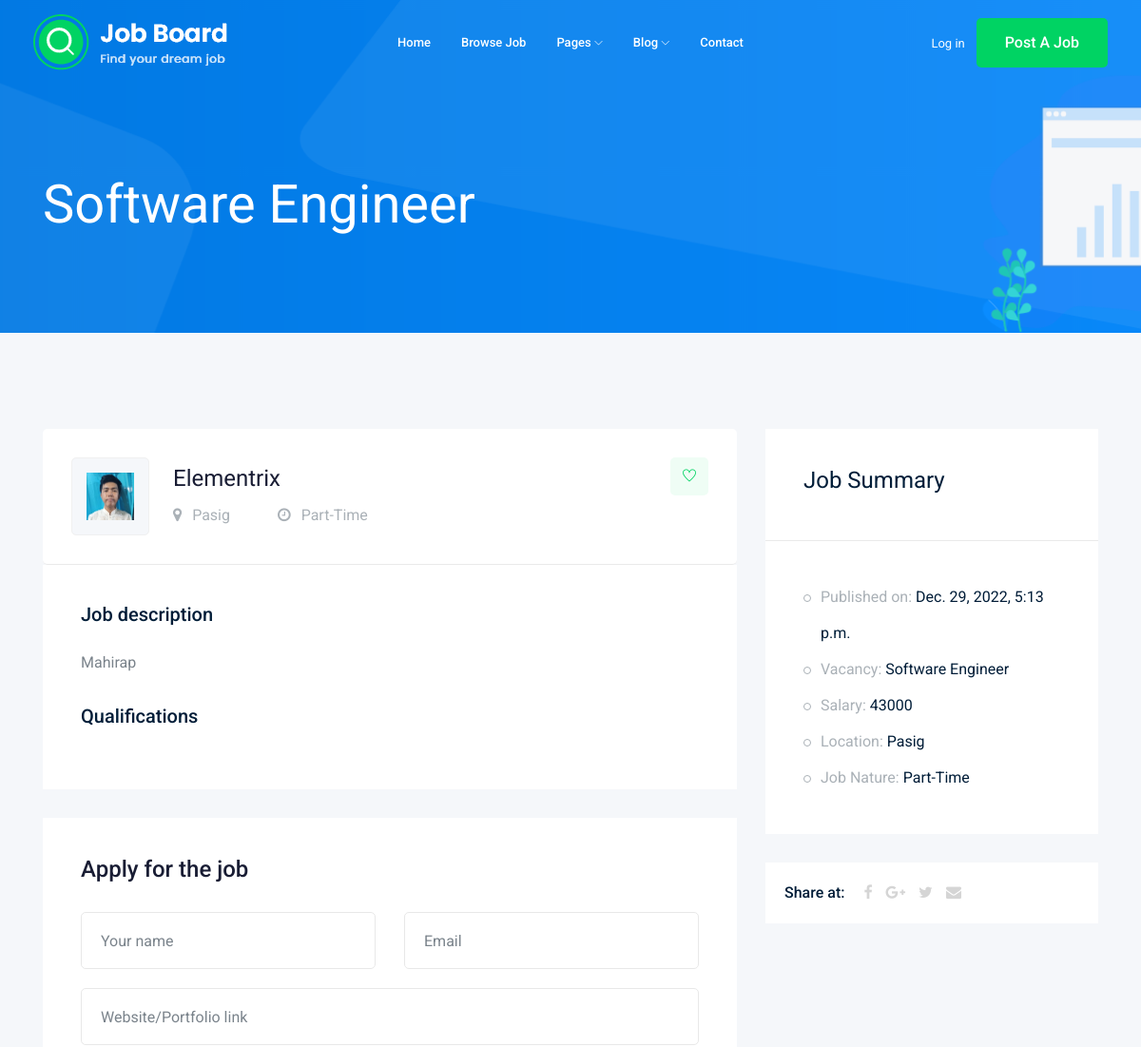
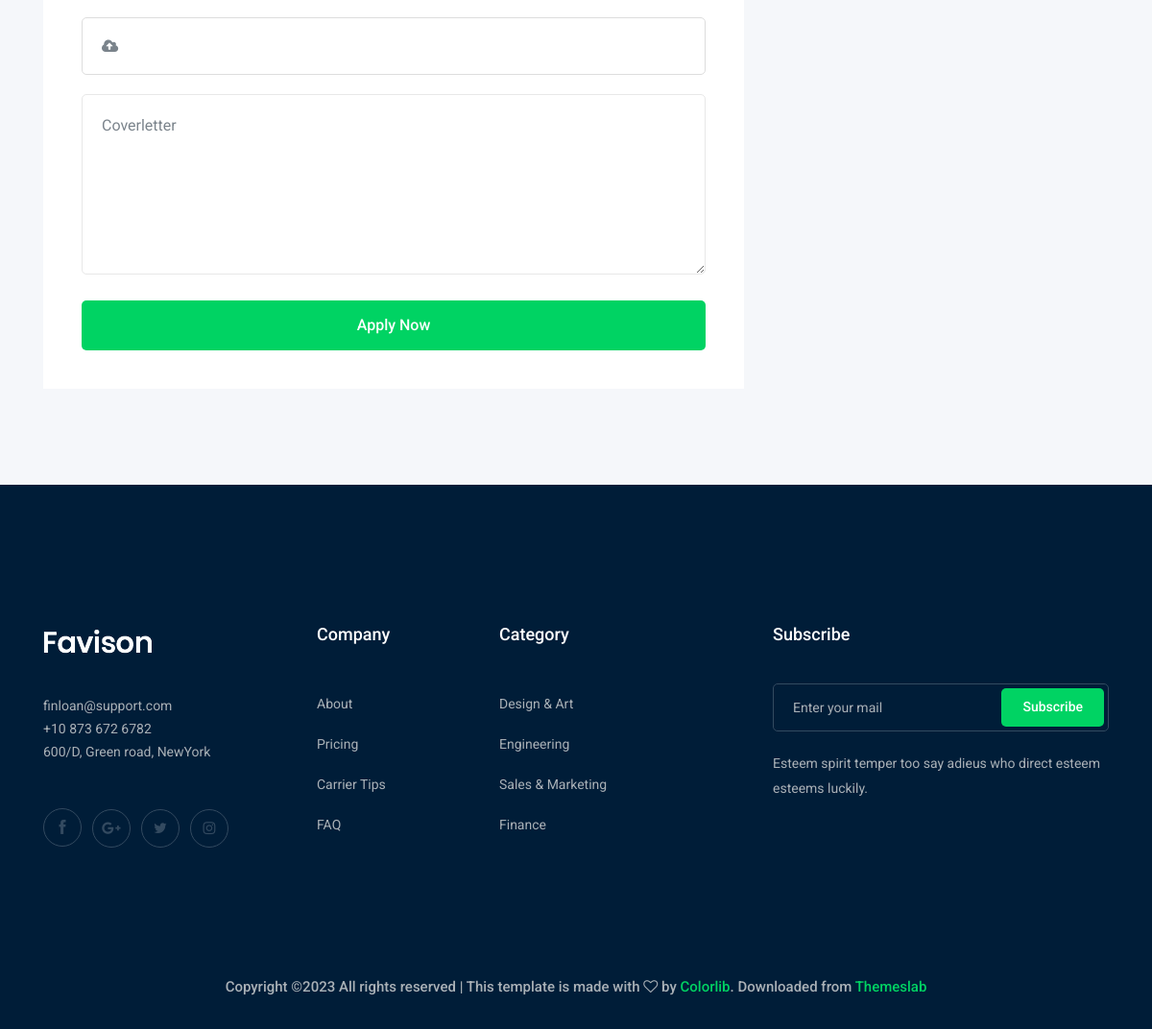
The app's page /2/job_details/ with its own data (2 pictures, top to bottom).
### jobs/models.py (models this page shows, shortened)
class SubmitJob(models.Model):
    company_name = models.CharField(default='', max_length=255)
    company_img = models.ImageField('Company Image', default='')
    job_vacancy = models.CharField(default='', max_length=255)
    job_category = models.CharField(default='', max_length=255)
    pub_date = models.DateTimeField('date published', auto_now_add=False, blank=True)
    job_description = models.CharField('Job Description',default='', max_length=255)
    job_qualification = models.CharField('Job Qualification',default='', max_length=255)
    salary = models.IntegerField(default=0)
    location = models.CharField('Location',default='',max_length=255)
    time_employment = models.CharField(default='',max_length=200)

### jobs/views.py (the view, shortened to what this page needs)
# urls.py: path('<int:job_id>/job_details/',views.job_details, name='job_details'),
def job_details(request, job_id):
    template = "job_details.html"
    jobs = SubmitJob.objects.get(pk=job_id)
    context = {
        'jobs': jobs,
        'title': 'Job Details',
    }
    return render(request, template,context)

### jobs/templates/job_details.html (shortened to what this page needs)
{% load static %}
<!doctype html>
<html class="no-js" lang="zxx">
<head>
    <link rel="stylesheet" href="{% static 'css/bootstrap.min.css' %}">
    <link rel="stylesheet" href="{% static 'css/owl.carousel.min.css' %}">
    <link rel="stylesheet" href="{% static 'css/magnific-popup.css' %}">
    <link rel="stylesheet" href="{% static 'css/font-awesome.min.css' %}">
    <link rel="stylesheet" href="{% static 'css/themify-icons.css' %}">
    <link rel="stylesheet" href="{% static 'css/nice-select.css' %}">
    <link rel="stylesheet" href="{% static 'css/flaticon.css' %}">
    <link rel="stylesheet" href="{% static 'css/gijgo.css' %}">
    <link rel="stylesheet" href="{% static 'css/animate.min.css' %}">
    <link rel="stylesheet" href="{% static 'css/slicknav.css' %}">
    <link rel="stylesheet" href="{% static 'css/style.css' %}">
</head>
<body>
    <header>
        <div class="header-area ">
            <div id="sticky-header" class="main-header-area">
                <div class="container-fluid ">
                    <div class="header_bottom_border">
                        <div class="row align-items-center">
                            <div class="col-xl-3 col-lg-2">
                                <div class="logo">
                                    <a href="{% url 'jobs:index'%}">
                                        <img src="{% static 'img/logo.png'%}" alt="">
                                    </a>
                                </div>
                            </div>
                            <div class="col-xl-6 col-lg-7">
                                <div class="main-menu  d-none d-lg-block">
                                    <nav>
                                        <ul id="navigation">
                                            <li><a href="{% url 'jobs:index'%}">home</a></li>
                                            <li><a href="{% url 'jobs:jobs'%}">Browse Job</a></li>
                                            <li><a href="#">pages <i class="ti-angle-down"></i></a>
                                            </li>
                                            <li><a href="#">blog <i class="ti-angle-down"></i></a>
                                            </li>
                                            <li><a href="contact.html">Contact</a></li>
                                        </ul>
                                    </nav>
                                </div>
                            </div>
                            <div class="col-xl-3 col-lg-3 d-none d-lg-block">
                                <div class="Appointment">
                                    <div class="phone_num d-none d-xl-block">
                                        <a href="#">Log in</a>
                                    </div>
                                    <div class="d-none d-lg-block">
                                        <a class="boxed-btn3" href="#">Post a Job</a>
                                    </div>
                                </div>
                            </div>
                            <div class="col-12">
                            </div>
                        </div>
                    </div>
                </div>
            </div>
        </div>
    </header>
    <div class="bradcam_area bradcam_bg_1">
        <div class="container">
            <div class="row">
                <div class="col-xl-12">
                    <div class="bradcam_text">
                        <h3>{{jobs.job_vacancy}}</h3>
                    </div>
                </div>
            </div>
        </div>
    </div>
    <div class="job_details_area">
        <div class="container">
            <div class="row">
                <div class="col-lg-8">
                    <div class="job_details_header">
                        <div class="single_jobs white-bg d-flex justify-content-between">
                            <div class="jobs_left d-flex align-items-center">
                                <div class="thumb">
                                    <img src="{{jobs.company_img.url}}" height="50" width="50">
                                </div>
                                <div class="jobs_conetent">
                                    <a href="#"><h4>{{jobs.company_name}}</h4></a>
                                    <div class="links_locat d-flex align-items-center">
                                        <div class="location">
                                            <p> <i class="fa fa-map-marker"></i> {{jobs.location}}</p>
                                        </div>
                                        <div class="location">
                                            <p> <i class="fa fa-clock-o"></i> {{jobs.time_employment}}</p>
                                        </div>
                                    </div>
                                </div>
                            </div>
                            <div class="jobs_right">
                                <div class="apply_now">
                                    <a class="heart_mark" href="#"> <i class="ti-heart"></i> </a>
                                </div>
                            </div>
                        </div>
                    </div>
                    <div class="descript_wrap white-bg">
                        <div class="single_wrap">
                            <h4>Job description</h4>
                            <p>{{jobs.job_description}}</p>
                        </div>
                        <div class="single_wrap">
                            <h4>Qualifications</h4>
                        </div>
                    </div>
                    <div class="apply_job_form white-bg">
                        <h4>Apply for the job</h4>
                        <form action="." method="post" >
                            <div class="row">
                                <div class="col-md-6">
                                    <div class="input_field">
                                        <input type="text" name= "employee_name" placeholder="Your name">
                                    </div>
                                </div>
                                <div class="col-md-6">
                                    <div class="input_field">
                                        <input type="text" name= "employee_email" placeholder="Email">
                                    </div>
                                </div>
                                <div class="col-md-12">
                                    <div class="input_field">
                                        <input type="text" name= "employee_website" placeholder="Website/Portfolio link">
                                    </div>
                                </div>
                                <div class="col-md-12">
                                    <div class="input-group">
                                        <div class="input-group-prepend">
                                          <button type="button" id="inputGroupFileAddon03"><i class="fa fa-cloud-upload" aria-hidden="true"></i>
                                          </button>
                                        </div>
                                        <div class="custom-file">
                                          <label class="custom-file-label" id="filename" for="inputGroupFile03"> </label>
                                        </div>
                                      </div>
                                </div>
                                <div class="col-md-12">
                                    <div class="input_field">
                                        <textarea name="employee_coverletter" id="" cols="30" rows="10" placeholder="Coverletter"></textarea>
                                    </div>
                                </div>
                                <div class="col-md-12">
                                    <div class="submit_btn">
                                        <button class="boxed-btn3 w-100" type="submit">Apply Now</button>
                                    </div>
                                </div>
                            </div>
                        </form>
                    </div>
                </div>
                <div class="col-lg-4">
                    <div class="job_sumary">
                        <div class="summery_header">
                            <h3>Job Summary</h3>
                        </div>
                        <div class="job_content">
                            <ul>
                                <li>Published on: <span>{{jobs.pub_date}}</span></li>
                                <li>Vacancy: <span>{{jobs.job_vacancy}}</span></li>
                                <li>Salary: <span>{{jobs.salary}}</span></li>
                                <li>Location: <span>{{jobs.location}}</span></li>
                                <li>Job Nature: <span> {{jobs.time_employment}}</span></li>
                            </ul>
                        </div>
                    </div>
                    <div class="share_wrap d-flex">
                        <span>Share at:</span>
                        <ul>
                            <li><a href="#"> <i class="fa fa-facebook"></i></a> </li>
                            <li><a href="#"> <i class="fa fa-google-plus"></i></a> </li>
                            <li><a href="#"> <i class="fa fa-twitter"></i></a> </li>
                            <li><a href="#"> <i class="fa fa-envelope"></i></a> </li>
                        </ul>
                    </div>
                    <div class="job_location_wrap">
                        <div class="job_lok_inner">
                            <div id="map" style="height: 200px;"></div>
                          </div>
                    </div>
                </div>
            </div>
        </div>
    </div>
    <footer class="footer">
        <div class="footer_top">
            <div class="container">
                <div class="row">
                    <div class="col-xl-3 col-md-6 col-lg-3">
                        <div class="footer_widget wow fadeInUp" data-wow-duration="1s" data-wow-delay=".3s">
                            <div class="footer_logo">
                                <a href="#">
                                    <img src="img/logo.png" alt="">
                                </a>
                            </div>
                            <p>
                                finloan@support.com <br>
                                +10 873 672 6782 <br>
                                600/D, Green road, NewYork
                            </p>
                            <div class="socail_links">
                                <ul>
                                    <li>
                                        <a href="#">
                                            <i class="ti-facebook"></i>
                                        </a>
                                    </li>
                                    <li>
                                        <a href="#">
                                            <i class="fa fa-google-plus"></i>
                                        </a>
                                    </li>
                                    <li>
                                        <a href="#">
                                            <i class="fa fa-twitter"></i>
                                        </a>
                                    </li>
                                    <li>
                                        <a href="#">
                                            <i class="fa fa-instagram"></i>
                                        </a>
                                    </li>
                                </ul>
                            </div>
                        </div>
                    </div>
                    <div class="col-xl-2 col-md-6 col-lg-2">
                        <div class="footer_widget wow fadeInUp" data-wow-duration="1.1s" data-wow-delay=".4s">
                            <h3 class="footer_title">
                                Company
                            </h3>
                            <ul>
                                <li><a href="#">About </a></li>
                                <li><a href="#"> Pricing</a></li>
                                <li><a href="#">Carrier Tips</a></li>
                                <li><a href="#">FAQ</a></li>
                            </ul>
                        </div>
                    </div>
                    <div class="col-xl-3 col-md-6 col-lg-3">
                        <div class="footer_widget wow fadeInUp" data-wow-duration="1.2s" data-wow-delay=".5s">
                            <h3 class="footer_title">
                                Category
                            </h3>
                            <ul>
                                <li><a href="#">Design & Art</a></li>
                                <li><a href="#">Engineering</a></li>
                                <li><a href="#">Sales & Marketing</a></li>
                                <li><a href="#">Finance</a></li>
                            </ul>
                        </div>
                    </div>
                    <div class="col-xl-4 col-md-6 col-lg-4">
                        <div class="footer_widget wow fadeInUp" data-wow-duration="1.3s" data-wow-delay=".6s">
                            <h3 class="footer_title">
                                Subscribe
                            </h3>
                            <form action="#" class="newsletter_form">
                                <input type="text" placeholder="Enter your mail">
                                <button type="submit">Subscribe</button>
                            </form>
                            <p class="newsletter_text">Esteem spirit temper too say adieus who direct esteem esteems
                                luckily.</p>
                        </div>
                    </div>
                </div>
            </div>
        </div>
        <div class="copy-right_text wow fadeInUp" data-wow-duration="1.4s" data-wow-delay=".3s">
            <div class="container">
                <div class="row">
                    <div class="col-xl-12">
                        <p class="copy_right text-center">
Copyright &copy;<script>document.write(new Date().getFullYear());</script> All rights reserved | This template is made with <i class="fa fa-heart-o" aria-hidden="true"></i> by <a href="https://colorlib.com" target="_blank">Colorlib</a>. Downloaded from <a href="https://themeslab.org/" target="_blank">Themeslab</a>
                        </p>
                    </div>
                </div>
            </div>
        </div>
    </footer>
</body>
</html>

### records on screen
SubmitJob: job_vacancy "Software Engineer", company_img (picture), company_name "Elementrix", location "Pasig", time_employment "Part-Time", job_description "Mahirap", pub_date "Dec. 29, 2022, 5:13 p.m.", salary "43000"
